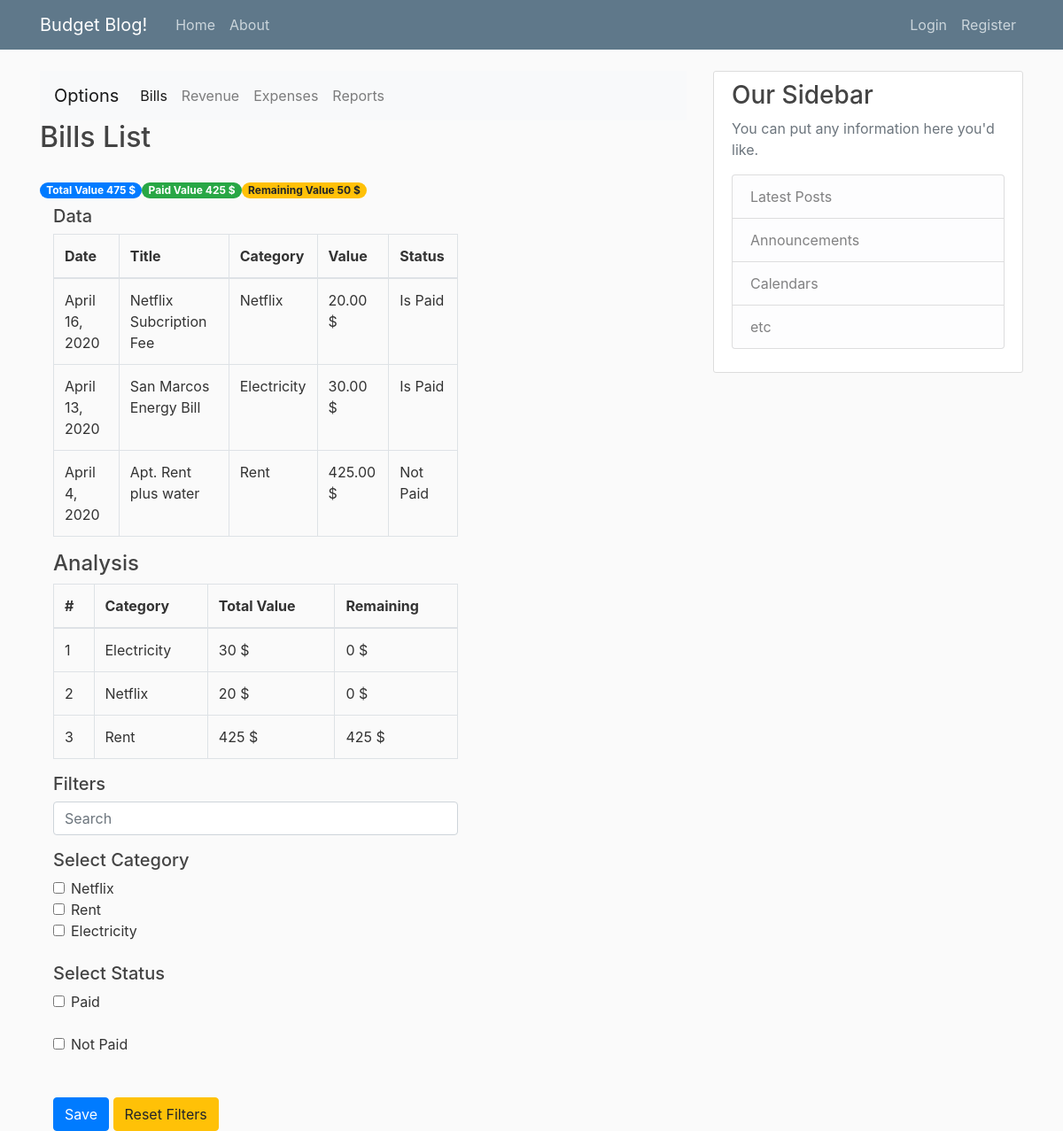
Page /bills/ on the committed database.
### blog/models.py (models this page shows, shortened)
class DefaultExpenseModel(models.Model):
    title = models.CharField(max_length=100, blank=True, null=True)
    date_expired = models.DateField()
    final_value = models.DecimalField(default=0, decimal_places=2, max_digits=20)
    paid_value = models.DecimalField(default=0, decimal_places=2, max_digits=20)
    is_paid = models.BooleanField(default=False)
    payment_method = models.ForeignKey(PaymentMethod, null=True, on_delete=models.SET_NULL)
    objects = models.Manager()
    my_query = GeneralManager()
    class Meta:
        abstract = True
    def tag_final_value(self):
        return f'{self.final_value} {CURRENCY}'
    tag_final_value.short_description = 'Value'
    def tag_is_paid(self):
        return 'Is Paid' if self.is_paid else 'Not Paid'
    tag_is_paid.short_description = 'Paid'
    @staticmethod
    def analysis(queryset):
        total_value = queryset.aggregate(Sum('final_value'))['final_value__sum'] if queryset else 0
        paid_value = queryset.filter(is_paid=False).aggregate(Sum('final_value'))['final_value__sum']\
            if queryset.filter(is_paid=False) else 0
        diff = total_value - paid_value
        category_analysis = queryset.values('category__title').annotate(total_value=Sum('final_value'),
                                                                       remaining=Sum(F('final_value')-F('paid_value'))
                                                                       ).order_by('remaining')
        return [total_value, paid_value, diff, category_analysis]
    @staticmethod
    def filters_data(request, queryset):
        search_name = request.GET.get('search_name', None)
        cate_name = request.GET.getlist('cate_name', None)
        paid_name = request.GET.getlist('paid_name', None)
        person_name = request.GET.getlist('person_name', None)
        queryset = queryset.filter(title__icontains=search_name) if search_name else queryset
        queryset = queryset.filter(category__id__in=cate_name) if cate_name else queryset
        queryset = queryset.filter(is_paid=True) if 'paid' == paid_name else queryset.filter(is_paid=False)\
            if 'not_paid' == paid_name else queryset
        if person_name:
            try:
                queryset = queryset.filter(person__id__in=person_name)
            except:
                queryset = queryset
        return queryset

class Bill(DefaultExpenseModel):
    category = models.ForeignKey(BillCategory, null=True, on_delete=models.SET_NULL, related_name='bills')
    class Meta:
        verbose_name_plural = '2. Bills'
        ordering = ['-date_expired']
    def tag_category(self):
        return f'{self.category}'

class BillCategory(models.Model):
    title = models.CharField(unique=True, max_length=150)
    balance = models.DecimalField(default=0, max_digits=20, decimal_places=2)
    class Meta:
        verbose_name_plural = '1. Bill Category'
    def __str__(self):
        return self.title
    def tag_balance(self):
        return f'{self.balance} {CURRENCY}'
    tag_balance.short_description = 'Value'

### blog/views.py (the view)
# urls.py: path('bills/', BillListView.as_view(), name='bills_view'),
class BillListView(ListView):
    model = Bill
    template_name = 'blog/page_list.html'
    paginate_by = 100
    def get_queryset(self):
        queryset = Bill.objects.all()
        queryset = Bill.filters_data(self.request, queryset)
        return queryset
    def get_context_data(self, **kwargs):
        context = super(BillListView, self).get_context_data(**kwargs)
        page_title = 'Bills List'
        categories = BillCategory.objects.all()
        search_name, cate_name, paid_name = [self.request.GET.get('search_name', None),
                                             self.request.GET.getlist('cate_name', None),
                                             self.request.GET.getlist('paid_name', None)
                                             ]
        total_value, paid_value, diff, category_analysis = Bill.analysis(self.object_list)
        currency = CURRENCY
        context.update(locals())
        return context

### blog/templates/blog/page_list.html (shortened to what this page needs)
{% extends "blog/budget_view.html" %}
{% block container %}
    <div class="row">
        <h2 class="center">{{ page_title }}</h2>
    </div>
        <br>
    <div class="row">
        <label class="badge badge-pill badge-primary">Total Value {{ total_value }} {{ currency }}</label>
        <label class="badge badge-pill badge-success">Paid Value {{ paid_value }} {{ currency }}</label>
        <label class="badge badge-pill badge-warning">Remaining Value {{ diff }} {{ currency }}</label>
    </div>
    <div class="row">
        <div class="col-8">
            <h5>Data</h5>
            <table class="table table-bordered">
                <thead>
                    <tr>
                        <th>Date</th>
                        <th>Title</th>
                        <th>Category</th>
                        <th>Value</th>
                        <th>Status</th>
                    </tr>
                </thead>
                <tbody>
                    {% for order in object_list %}
                    <tr>
                        <td>{{ order.date_expired|date }}</td>
                        <td>{{ order.title }}</td>
                        <td>{{ order.tag_category }}</td>
                        <td>{{ order.tag_final_value }}</td>
                        <td>{{ order.tag_is_paid }}</td>
                    </tr>
                    {% empty %}
                        <tr></tr>
                    {% endfor %}
                </tbody>
            </table>
        </div>
        <div class="col-8">
            <h4>Analysis</h4>
            <table class="table table-bordered">
                <thead>
                    <tr>
                        <th>#</th>
                        <th>Category</th>
                        <th>Total Value</th>
                        <th>Remaining</th>
                    </tr>
                </thead>
                <tbody>
                    {% for category in category_analysis %}
                        <tr>
                            <td>{{ forloop.counter }}</td>
                            <td>{{ category.category__title }}</td>
                            <td>{{ category.total_value }} {{ currency }}</td>
                            <td>{{ category.remaining }} {{ currency }}</td>
                        </tr>
                    {% empty %}
                        <tr>
                            <td colspan="4">No data</td>
                        </tr>
                    {% endfor %}
                </tbody>
            </table>
            <h5>Filters</h5>
            <form method="get">
                <div class="form-group">
                    <input class="form-control"
                           name="search_name"
                           {% if search_name %}
                            value="{{ search_name }}" placeholder="{{ search_name }}"
                           {% else %}
                            placeholder="Search"
                           {% endif %}
                    >
                </div>
                {% if categories %}
                    <h5>Select Category</h5>
                    {% for category in categories %}
                        <div class="form-check">
                            <input class="form-check-input"
                                   type="checkbox"
                                   name="cate_name"
                                   value="{{ category.id }}"
                                   id="cate_id_{{ category.id }}"
                            >
                            <label class="form-check-label" for="cate_id_{{ category.id }}">{{ category }}</label>
                        </div>
                    {% endfor %}
                {% endif %}
                <br>
                <h5>Select Status</h5>
                <div class="form-check">
                    <input class="form-check-input"
                           type="checkbox"
                           name="paid_name"
                           value="paid"
                           id="paid_"
                    >
                    <label class="form-check-label" for="paid_">Paid</label>
                </div>
                <br>
                <div class="form-check">
                    <input class="form-check-input"
                           type="checkbox"
                           name="paid_name"
                           value="not_paid"
                           id="not_paid_"
                    >
                    <label class="form-check-label" for="not_paid_">Not Paid</label>
                </div>
                <br> <br>
                <button type="submit" class="btn btn-primary">Save</button>
                <a href="{{ request.path }}" class="btn btn-warning">Reset Filters</a>
            </form>
        </div>
    </div>
{% endblock %}

### blog/static/blog/main.css (style rules this page uses)
body { background: #fafafa; color: #333333; margin-top: 5rem; }
h1, h2, h3, h4, h5, h6 { color: #444444; }

### rows in the picture
Bill: date_expired "April 16, 2020", title "Netflix Subcription Fee", tag_category "Netflix", tag_final_value "20.00 $", tag_is_paid "Is Paid"
Bill: date_expired "April 13, 2020", title "San Marcos Energy Bill", tag_category "Electricity", tag_final_value "30.00 $", tag_is_paid "Is Paid"
Bill: date_expired "April 4, 2020", title "Apt. Rent plus water", tag_category "Rent", tag_final_value "425.00 $", tag_is_paid "Not Paid"
BillCategory: category__title "Electricity", total_value "30", currency "$", remaining "0", title "Electricity"
BillCategory: category__title "Netflix", total_value "20", currency "$", remaining "0", title "Netflix"
BillCategory: category__title "Rent", total_value "425", currency "$", remaining "425", title "Rent"

### other values in the picture
{{ page_title }} "Bills List"
{{ total_value }} "475"
{{ currency }} "$"
{{ paid_value }} "425"
{{ diff }} "50"
